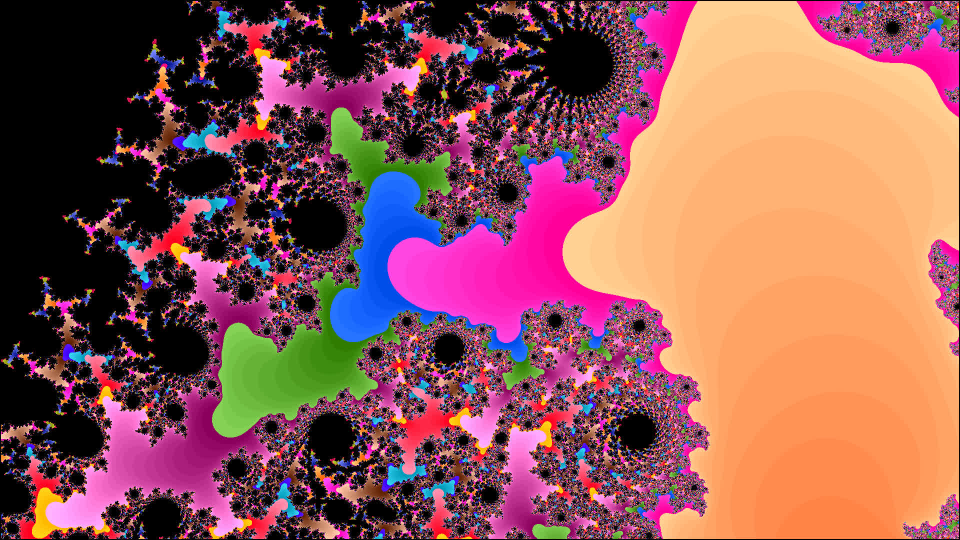
#> input picture svd/fractal.jpg, 1920 x 1080 px (shown at 1/2 size); its folder holds 5 pictures in this run
$ jupyter execute --allow-errors Untitled.ipynb
#> lines starting #> are read from the running program, lines starting #| are printed output that depends on the picture
[cell 1]
from PIL import Image, ImageFilter
from  PIL.ImageOps import invert
import matplotlib.pyplot  as plt
import matplotlib
import numpy as np
import os
matplotlib.rcParams.update({'font.size': 7})

**Изначальная картинка:**

#> (a cell that did not finish here is left out)

Раскладываем в RGB

#> (a cell that did not finish here is left out)

Функция оставляющаяя `k` сингулярных значений

[cell 4]
def shrink_to_k(U,S,V,k):
    U = U[:, :k]
    S = np.diag(S[:k])
    V = V[:k, :]
    #print(f'New shapes are: U*S*V: {U.shape}*{S.shape}*{V.shape}')
    return U@S@V

Функция сжатия, оставляющая `k` синуглярных значений

[cell 5]
def compress(channel, k = 900):
    U,S,V = np.linalg.svd(channel, full_matrices=False)
    #print("dims are: ", U.shape, S.shape, V.shape)
    new_im = shrink_to_k(U,S,V,k)
    return new_im

Сжатие RGB по отдельности и возвращение цветной картинки

[cell 6]
def compress_rgb(RGB, k):
    r,g,b = RGB
    rk,gk,bk = compress(r, k=k), compress(g, k=k), compress(b,k=k)
    rgb = np.dstack((rk,gk,bk))
    return Image.fromarray(np.asarray(rgb, dtype=np.uint8))

[cell 7]
def present(RGB,k, title="fractal"):
    new_im = compress_rgb(RGB, k)
    new_im.save(f"{title}-{k}.jpg")
    size =  os.stat(f'{title}-{k}.jpg').st_size
    title=f'K = {k}, compressed to {str(size/im_size)[:6]}%'
    return(new_im, title, size)
    # [4 lines of commented-out code are left out]

[cell 8]
def axis_present(RGB, title, ks=[1,2,5,10,50,100,500,800,1000]):
    fig, ax = plt.subplots(3, 3, layout="constrained")
    images = [present(RGB, i, title=title) for i in ks]
    for i in range(len(ks)):
        ax[i//3, i%3].imshow(images[i][0])
        ax[i//3, i%3].set_title(images[i][1])
        ax[i//3, i%3].axis('off')
    return(fig,ax)

# Примеры

## Когда-то срендеренный фрактал

[cell 9]
FILE = "fractal.jpg"

im = Image.open("fractal.jpg")
#> im is the input picture: PIL image 1920x1080 RGB; mean R, G, B 144.9, 88.6, 88.5

img = np.array(im, dtype=np.float32)

im_size = os.stat(FILE).st_size
print("Initial size is: ", im_size, "bytes")
plt.imshow(im)
r, g, b = im.split()
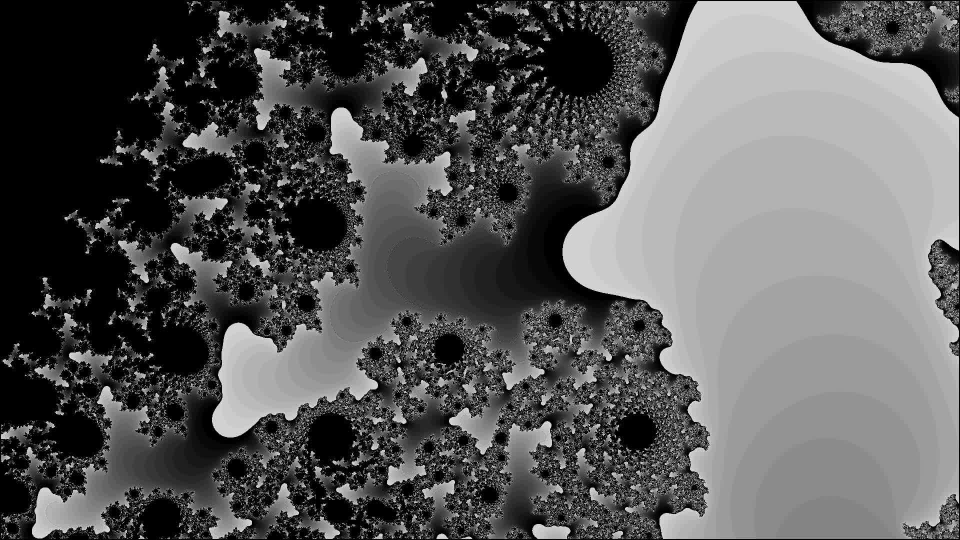
#> g: PIL image 1920x1080 L (shown at 1/2 size); min 0, max 255, mean 88.6
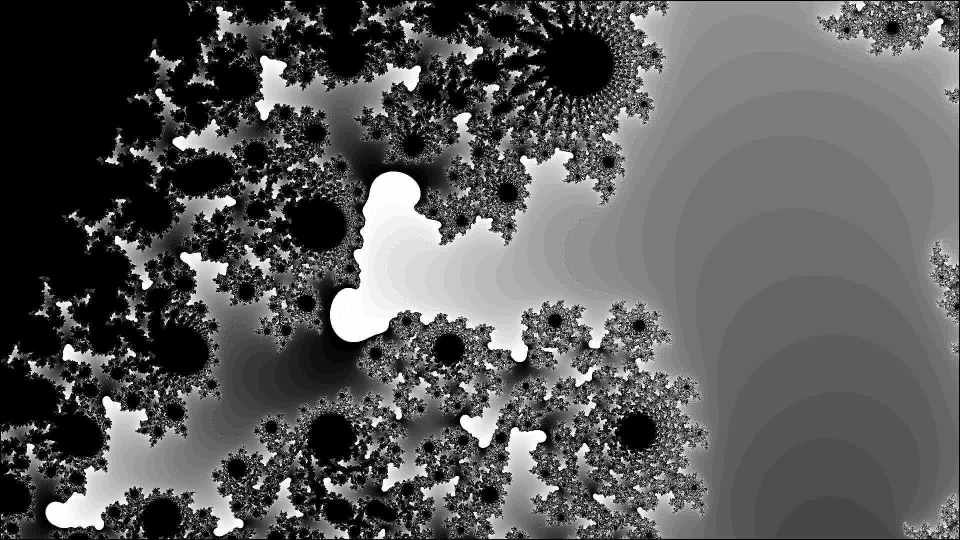
#> b: PIL image 1920x1080 L (shown at 1/2 size); min 0, max 255, mean 88.5
r,g,b = np.array((r,g,b), dtype=np.float32)
#> r: shape (1080, 1920) float32
#> g: shape (1080, 1920) float32
#> b: shape (1080, 1920) float32
RGB = (r,g,b)

#> (a cell that did not finish here is left out)

#> in compress, `U,S,V = np.linalg.svd(channel, full_matrices=False)`:
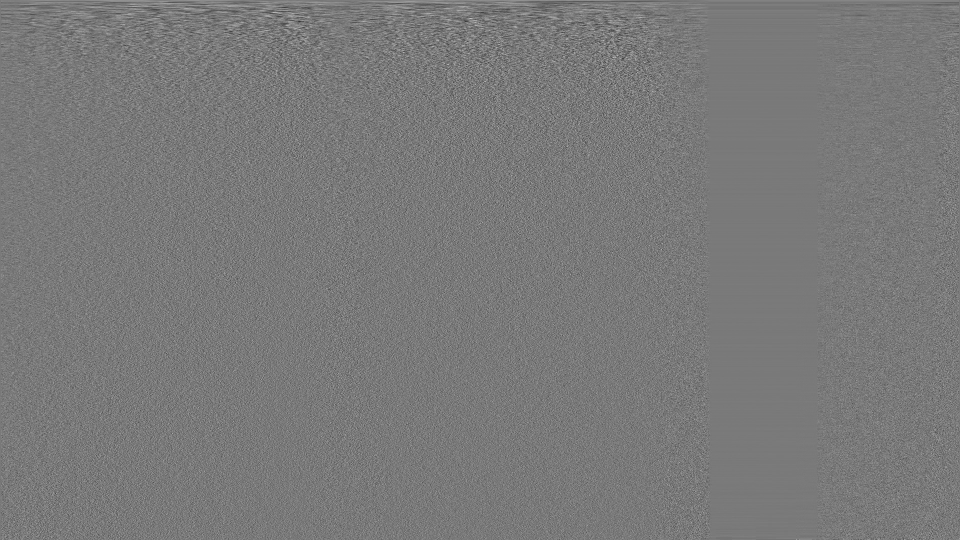
#> V: shape (1080, 1920) float32 (shown at 1/2 size); min -0.147, max 0.161, mean 3.98e-05; drawn with min black and max white
#> in compress, `U,S,V = np.linalg.svd(channel, full_matrices=False)`: S = 1080 values, max 237045.9 at index 0, min 199.8 at index 1079, mean 2397.6
#> in shrink_to_k, `U = U[:, :k]`: U = 1080 values, max 0.0363 at index 523, min 0.000938 at index 0, mean 0.0302
#> in shrink_to_k, `S = np.diag(S[:k])`: S = [237045.9]
#> call 2 of compress, with k = 1
#> in compress (call 2), `U,S,V = np.linalg.svd(channel, full_matrices=False)`:
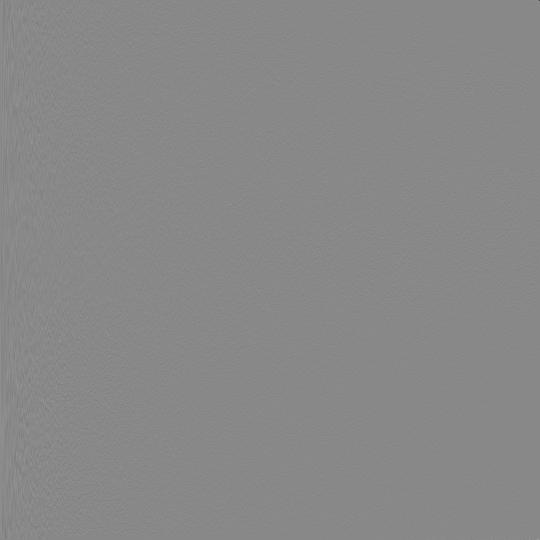
#> U: shape (1080, 1080) float32 (shown at 1/2 size); min -0.901, max 0.781, mean 2.88e-05; drawn with min black and max white
#> in compress (call 2), `U,S,V = np.linalg.svd(channel, full_matrices=False)`:
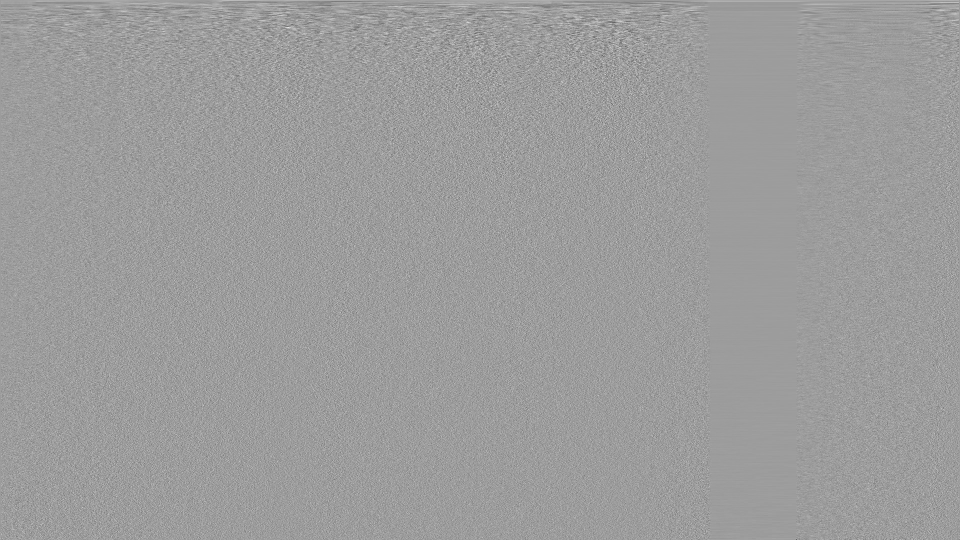
#> V: shape (1080, 1920) float32 (shown at 1/2 size); min -0.216, max 0.136, mean 2.52e-05; drawn with min black and max white
#> in compress (call 2), `U,S,V = np.linalg.svd(channel, full_matrices=False)`: S = 1080 values, max 148560.7 at index 0, min 139 at index 1079, mean 1708.2
#> call 2 of compress_rgb, with k = 2
#> call 4 of shrink_to_k, with S = array of shape (1080,), k = 2
#> in shrink_to_k (call 4), `U = U[:, :k]`: U = 1080 pairs, first value 0.000938 to 0.0363, second value -0.0549 to 0.0515
#> in shrink_to_k (call 4), `S = np.diag(S[:k])`: S = [[237045.9, 0], [0, 40477.7]]
#> in shrink_to_k (call 4), `return U@S@V`:
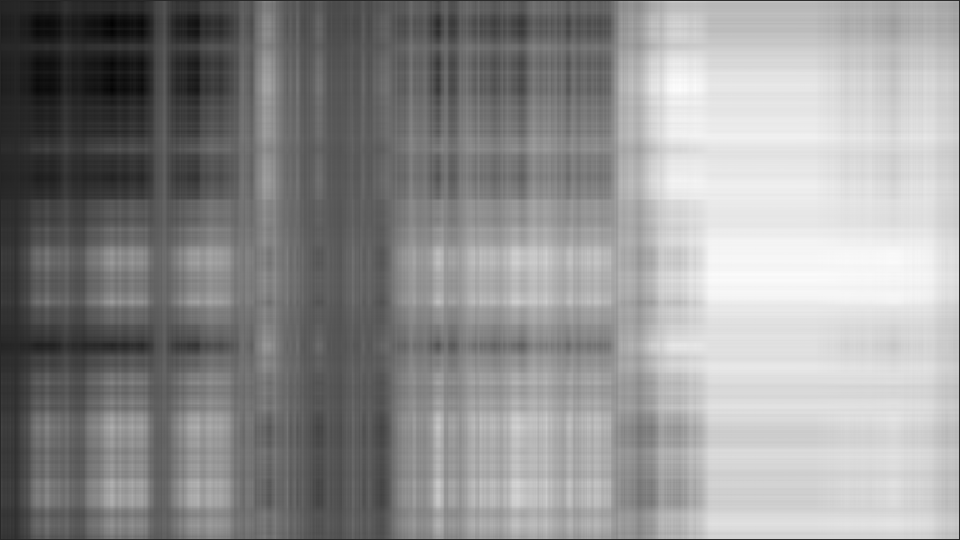
#> returned value: shape (1080, 1920) float32 (shown at 1/2 size); min -52.88, max 297.2, mean 144.9; drawn with min black and max white
#> in shrink_to_k (call 5), `U = U[:, :k]`: U = 1080 pairs, first value 0.000995 to 0.036, second value -0.0414 to 0.0599
#> in shrink_to_k (call 5), `S = np.diag(S[:k])`: S = [[148560.7, 0], [0, 28007.1]]
#> in shrink_to_k (call 5), `return U@S@V`:
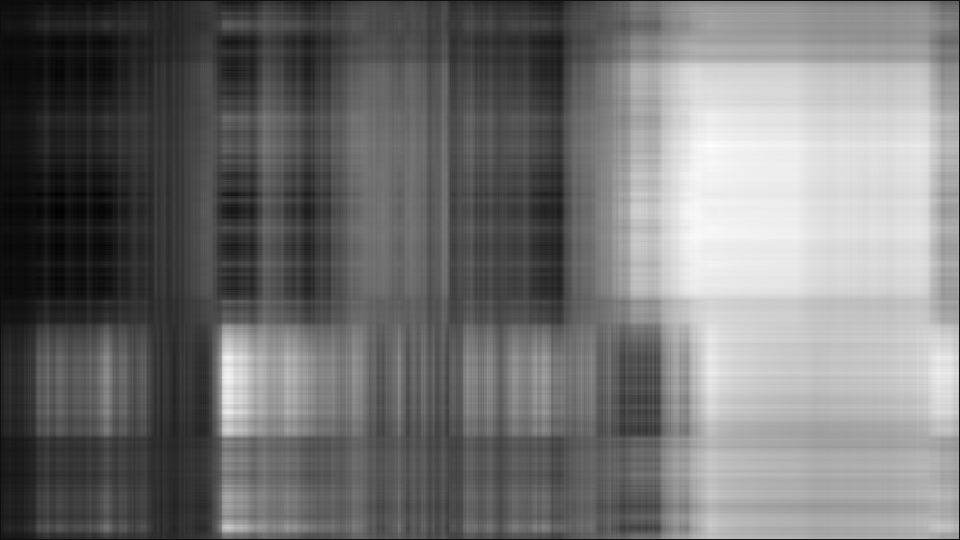
#> returned value: shape (1080, 1920) float32 (shown at 1/2 size); min -11.78, max 211, mean 88.7; drawn with min black and max white
#> in compress_rgb (call 2), `rgb = np.dstack((rk,gk,bk))`:
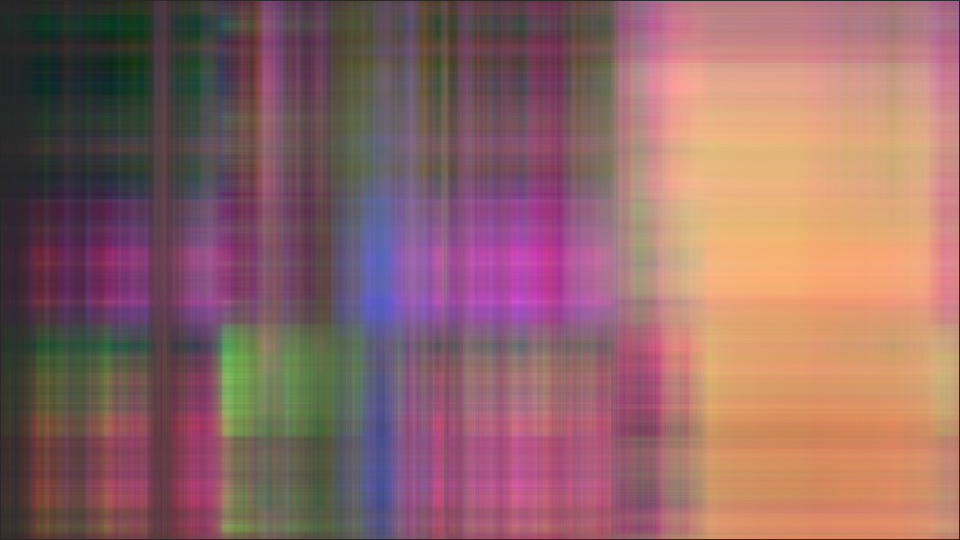
#> rgb: shape (1080, 1920, 3) float32 (shown at 1/2 size); mean of channels 0, 1, 2 144.9, 88.7, 88.2; drawn with min black and max white
#> in compress_rgb (call 2), `return Image.fromarray(np.asarray(rgb, dtype=np.uint8))`:
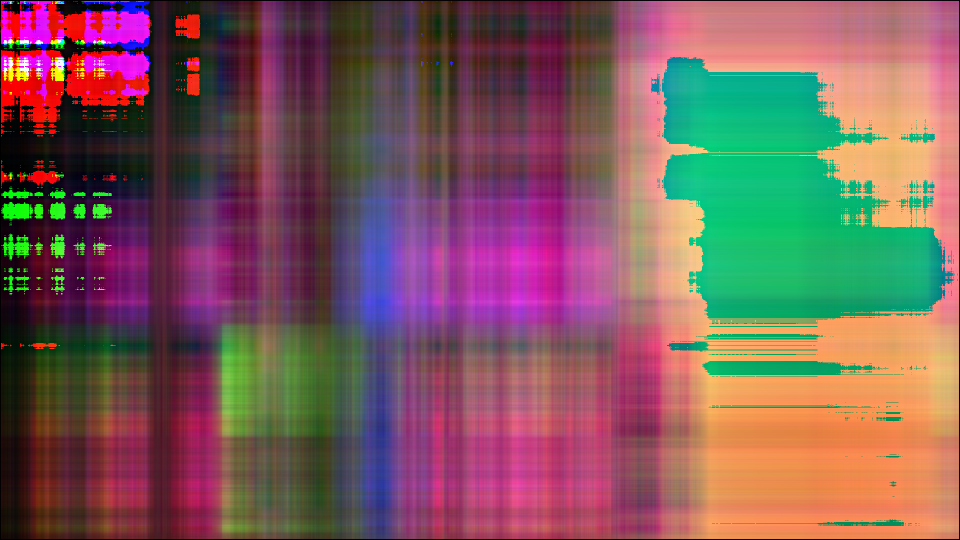
#> returned value: PIL image 1920x1080 RGB (shown at 1/2 size); mean R, G, B 125.2, 90.2, 90.8

## Гномики

#> (a cell that did not finish here is left out)
